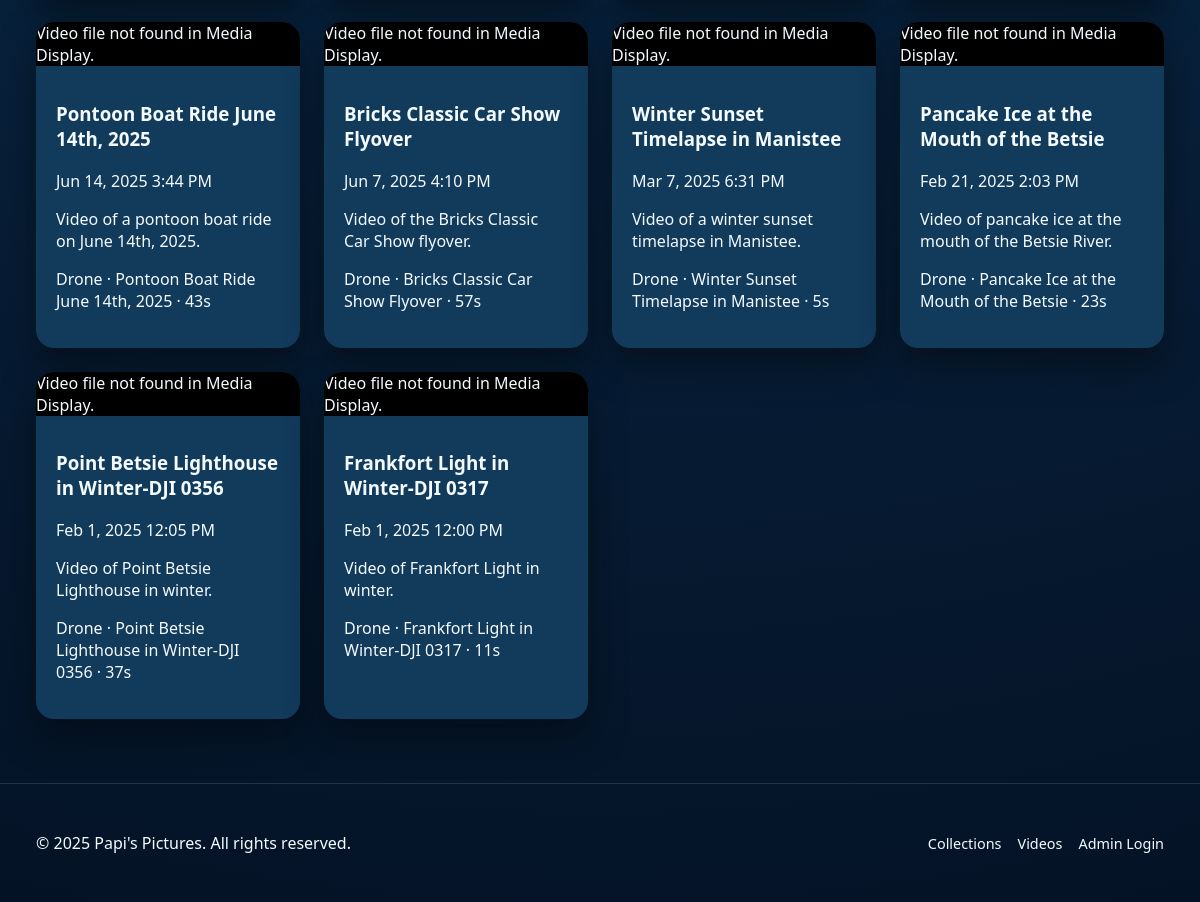
Page /AMPPS/www/final_project/videos.php (lower part) on the earlier database version.
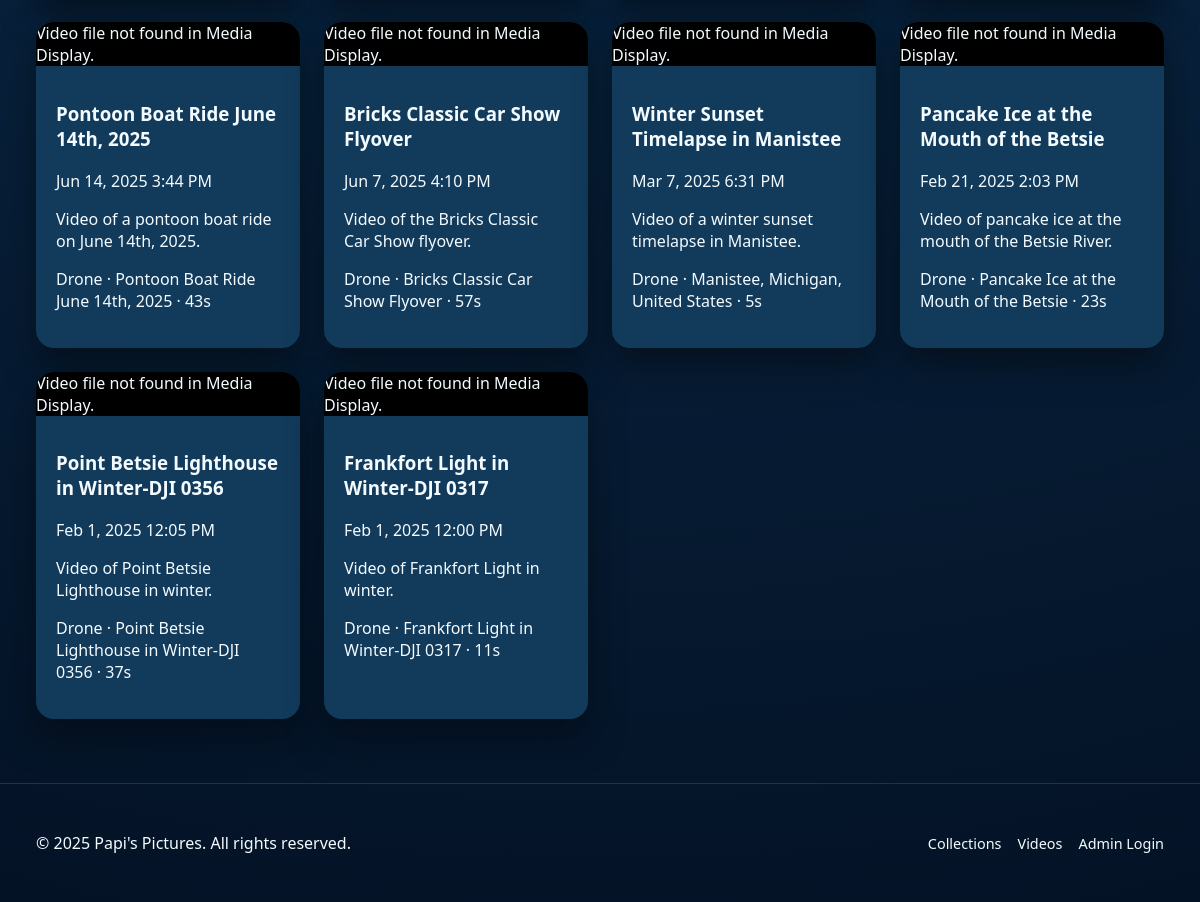
Same page on the later database version.
### tables this page shows
CREATE TABLE `videos` (
  `video_id` int NOT NULL,
  `file_path_full_resolution_logoless` varchar(500) NOT NULL,
  `capture_date_time` datetime NOT NULL,
  `duration_seconds` decimal(10,3) NOT NULL,
  `location_text` varchar(255) NOT NULL,
  `latitude` decimal(9,6) DEFAULT NULL,
  `longitude` decimal(9,6) DEFAULT NULL,
  `camera_make_model` varchar(100) DEFAULT NULL,
  `lens` varchar(100) DEFAULT NULL,
  `filters` varchar(100) DEFAULT NULL,
  `iso` int DEFAULT NULL,
  `shutter_speed` decimal(6,3) DEFAULT NULL,
  `aperture` decimal(4,2) DEFAULT NULL,
  `focal_length` decimal(6,2) DEFAULT NULL,
  `aspect_ratio` varchar(20) NOT NULL
);

CREATE TABLE `media` (
  `media_id` int NOT NULL,
  `media_type` varchar(50) NOT NULL,
  `title` varchar(255) NOT NULL,
  `description` text,
  `file_path_display` varchar(500) NOT NULL,
  `is_drone` tinyint(1) NOT NULL DEFAULT '0',
  `upload_date_time` datetime DEFAULT CURRENT_TIMESTAMP
);

### AMPPS/www/final_project/includes/functions.php (called while the page is built, shortened)
<?php
function photo_app_resolve_display_path(array $dbPaths, array $options = []): ?string
{
    global $asset_display_directories, $asset_full_resolution_directories;
    $allowFullResolution = $options['allow_full_resolution'] ?? false;
    $searchDirectories = $options['search_directories'] ?? (
        $allowFullResolution
            ? array_merge($asset_display_directories, $asset_full_resolution_directories)
            : $asset_display_directories
    );
    $dbPaths = array_values(array_filter($dbPaths, static fn($path) => $path !== ''));
    foreach ($dbPaths as $dbPath) {
        if (!file_exists($dbPath)) {
            continue;
        }
        $realDbPath = realpath($dbPath);
        return $realDbPath;
    }
    foreach ($dbPaths as $dbPath) {
        $basename = basename($dbPath);
        foreach ($searchDirectories as $dir) {
            $candidate = rtrim($dir, DIRECTORY_SEPARATOR) . DIRECTORY_SEPARATOR . $basename;
            if (!file_exists($candidate)) {
                continue;
            }
        }
    }
    return null;
}
function photo_app_is_logged_in(): bool
{
    return isset($_SESSION['photo_app_admin']['username']);
}

### AMPPS/www/final_project/config.php (called while the page is built, shortened)
<?php
$defaultAssetDirs = [
	__DIR__ . '/../../Media Display',
	__DIR__ . '/../../Media Display Sized',
	__DIR__ . '/../../Photos Full Resolution Logoless',
	__DIR__ . '/../../Videos Full Resolution Logoless',
	'C:/Program Files/Ampps/Media Display',
	'C:/Program Files/Ampps/Photos Full Resolution Logoless',
	'C:/Program Files/Ampps/Videos Full Resolution Logoless',
];
$asset_display_directories = [];
$asset_full_resolution_directories = [];
foreach ($defaultAssetDirs as $path) {
	$real = realpath($path);
	if (!$real || !is_dir($real)) {
		continue;
	}
	$normalized = strtolower($real);
	if (strpos($normalized, 'photos full resolution') !== false || strpos($normalized, 'videos full resolution') !== false) {
		$asset_full_resolution_directories[] = $real;
	} else {
		$asset_display_directories[] = $real;
	}
}

### AMPPS/www/final_project/videos.php (the view, shortened to what this page needs)
<?php
require_once __DIR__ . '/includes/bootstrap.php';
if (!function_exists('video_format_duration_simple')) {
    function video_format_duration_simple(?float $seconds): string
    {
        $seconds = (int)round($seconds);
        $m = intdiv($seconds, 60);
        $s = $seconds % 60;
        if ($m > 0) {
            return sprintf('%d:%02d', $m, $s);
        }
        return $seconds . 's';
    }
}
$sql = "
    SELECT
        m.media_id,
        m.title,
        m.description,
        m.is_drone,
        m.file_path_display,
        m.upload_date_time,
        v.location_text,
        v.capture_date_time,
        v.duration_seconds,
        v.file_path_full_resolution_logoless
    FROM media m
    JOIN videos v ON v.video_id = m.media_id
";
$params  = [];
$sql .= ' ORDER BY COALESCE(v.capture_date_time, m.upload_date_time) DESC, m.media_id DESC';
$stmt = $pdo->prepare($sql);
$stmt->execute($params);
$videos = $stmt->fetchAll(PDO::FETCH_ASSOC);
include __DIR__ . '/header.php';
?>
<section class="video-grid">
    <?php if (empty($videos)): ?>
        <p>No videos found for the selected filter.</p>
    <?php else: ?>
        <?php foreach ($videos as $video): ?>
            <?php
                $candidatePaths = [
                    (string)($video['file_path_display'] ?? ''),
                    (string)($video['file_path_full_resolution_logoless'] ?? ''),
                ];
                $resolvedPath = photo_app_resolve_display_path($candidatePaths, ['allow_full_resolution' => true]);
                $videoUrl = $resolvedPath ? photo_app_media_url((int)$video['media_id']) : null;
                $displayDateRaw = $video['capture_date_time'] ?: $video['upload_date_time'];
                $displayDate    = '';
                if (!empty($displayDateRaw)) {
                    try {
                        $dt = new DateTime($displayDateRaw);
                        $displayDate = $dt->format('M j, Y g:i A');
                    } catch (Exception $e) {
                        $displayDate = $displayDateRaw;
                    }
                }
                $durationLabel = video_format_duration_simple(
                    isset($video['duration_seconds']) ? (float)$video['duration_seconds'] : null
                );
            ?>
            <article class="video-card">
                <div class="video-wrapper">
                    <?php if ($videoUrl): ?>
                        <video controls controlsList="nodownload" preload="metadata">
                            <source src="<?= htmlspecialchars($videoUrl); ?>" type="video/mp4">
                            Your browser does not support the video tag.
                        </video>
                    <?php else: ?>
                        <div class="video-missing">
                            Video file not found in Media Display.
                        </div>
                    <?php endif; ?>
                </div>
                <div class="card-body">
                    <h3>
                        <a href="video.php?id=<?= (int)$video['media_id']; ?>">
                            <?= htmlspecialchars($video['title']); ?>
                        </a>
                    </h3>
                    <?php if ($displayDate !== ''): ?>
                        <p class="video-date"><?= htmlspecialchars($displayDate); ?></p>
                    <?php endif; ?>
                    <?php if (!empty($video['description'])): ?>
                        <p><?= nl2br(htmlspecialchars($video['description'])); ?></p>
                    <?php endif; ?>
                    <p class="video-meta">
                        <?= $video['is_drone'] ? 'Drone' : 'Traditional'; ?>
                        <?php if (!empty($video['location_text'])): ?>
                            &middot; <?= htmlspecialchars($video['location_text']); ?>
                        <?php endif; ?>
                        <?php if ($durationLabel !== ''): ?>
                            &middot; <?= htmlspecialchars($durationLabel); ?>
                        <?php endif; ?>
                    </p>
                </div>
            </article>
        <?php endforeach; ?>
    <?php endif; ?>
</section>
<?php include __DIR__ . '/footer.php'; ?>

### AMPPS/www/final_project/header.php (shortened to what this page needs)
<!DOCTYPE html>
<html lang="en">
<head>
    <link rel="stylesheet" href="assets/css/style.css">
</head>
<body>
    <main class="site-main">

### AMPPS/www/final_project/footer.php
</main>
<footer class="site-footer">
    <p>&copy; <?= date('Y'); ?> Papi's Pictures. All rights reserved.</p>
    <div class="footer-links">
        <a href="collections.php">Collections</a>
        <a href="videos.php">Videos</a>
        <?php if (photo_app_is_logged_in()): ?>
            <a href="admin/">Admin Console</a>
            <a href="admin/logout.php">Logout</a>
        <?php else: ?>
            <a href="admin/login.php">Admin Login</a>
        <?php endif; ?>
    </div>
</footer>
</body>
</html>

### AMPPS/www/final_project/assets/css/style.css (style rules this page uses)
:root { --bg-dark: #061b2f; --bg-panel: #0c2c47; --bg-card: #123a5b; --text-light: #f4fbff; --text-muted: #a9c8e6; --accent: #7fc4ff; --accent-secondary: #f7b538; --chip-drone: #ff7b6c; --chip-camera: #43d6b5; --border: rgba(255, 255, 255, 0.12); --shadow: 0 18px 35px rgba(3, 9, 14, 0.55); font-family: 'Segoe UI', Roboto, system-ui, -apple-system, BlinkMacSystemFont, sans-serif; }
* { box-sizing: border-box; }
body { margin: 0; background: radial-gradient(circle at top, #0e3a61, #041225); color: var(--text-light); font-family: var(--font, 'Segoe UI', sans-serif); }
a { color: inherit; text-decoration: none; }
.site-main { padding: 0 3vw 4rem; }
.gallery-grid, .collection-grid, .video-grid { display: grid; grid-template-columns: repeat(auto-fit, minmax(260px, 1fr)); gap: 1.5rem; }
.gallery-card, .collection-card, .video-card { background: var(--bg-card); border-radius: 18px; overflow: hidden; box-shadow: var(--shadow); display: flex; flex-direction: column; }
.card-body { padding: 1rem 1.25rem 1.25rem; }
.video-wrapper { background: #000; }
.site-footer { border-top: 1px solid var(--border); padding: 2rem 3vw; display: flex; justify-content: space-between; align-items: center; flex-wrap: wrap; gap: 1rem; }
.footer-links { display: flex; gap: 1rem; font-size: 0.9rem; }

Differences in the rows shown:
changed videos "Winter Sunset Timelapse in Manistee": location_text "Winter Sunset Timelapse in Manistee" → "Manistee, Michigan, United States"
